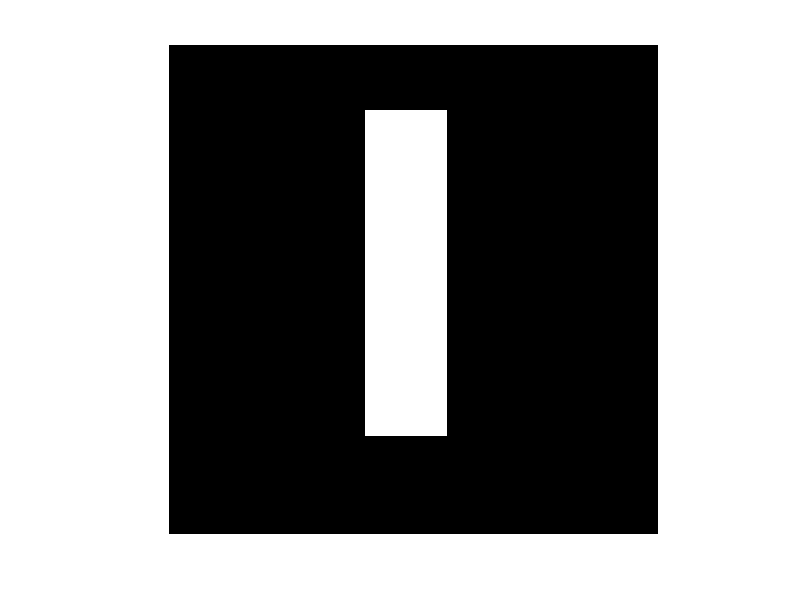

Reproduce this figure in MATLAB.
clc
clear

%% Imagen
f = zeros(30,30);
f(5:24, 13:17) = 1;
%f=imread('Lena.bmp')
imshow(f,'InitialMagnification','fit')

%% Transformada de Fourier Discreta
F = fft2(f);
F_D = log(abs(F));
imshow(F_D,[-1 5], 'InitialMagnification','fit');
colormap(jet); colorbar

%% Zero Padding
F = fft2(f,256,256);
F_ZP = log(abs(F));
imshow(F_ZP,[-1 5], 'InitialMagnification','fit');
colormap(jet); colorbar

%% Cuadrantes
F = fft2(f,256,256);
F_C = fftshift(F);
F_C = log(abs(F_C));
imshow(F_C,[-1 5], 'InitialMagnification','fit');
colormap(jet); colorbar


%% Transformada de Fourier Manual
i=sqrt(-1);
[M,N]=size(f);

for u=1:M
  for v=1:N;
      F_M(u,v)=0;
      for x=1:M
          for y=1:N,
              F_M(u,v) = F_M(u,v) + f(x,y)*exp(-2*pi*i*((u-1)*(x-1)/M+(v-1)*(y-1)/N));
          end
      end
  end
end

F_log = log(abs(F_M));
imshow(F_log,[-1 5], 'InitialMagnification','fit');
colormap(jet); colorbar

%% Transformada Inversa de Fourier
f_t = ifft2(F_M);
imshow(f_t,'InitialMagnification','fit')

%% Transformada Inversa de Fourier Manual
i=sqrt(-1);
[M,N]=size(f);

for x=1:M
  for y=1:N;
      f_m(u,v)=0;
      for u=1:M
        for v=1:N;
            f_m(x,y) = f_m(x,y) + F_M(u,v)*exp(2*pi*i*((u-1)*(x-1)/M+(v-1)*(y-1)/N));
        end
      end
  end
end

f_m = (1/M*N)*f_m;
imshow(f_m,'InitialMagnification','fit')
            
            
            
            